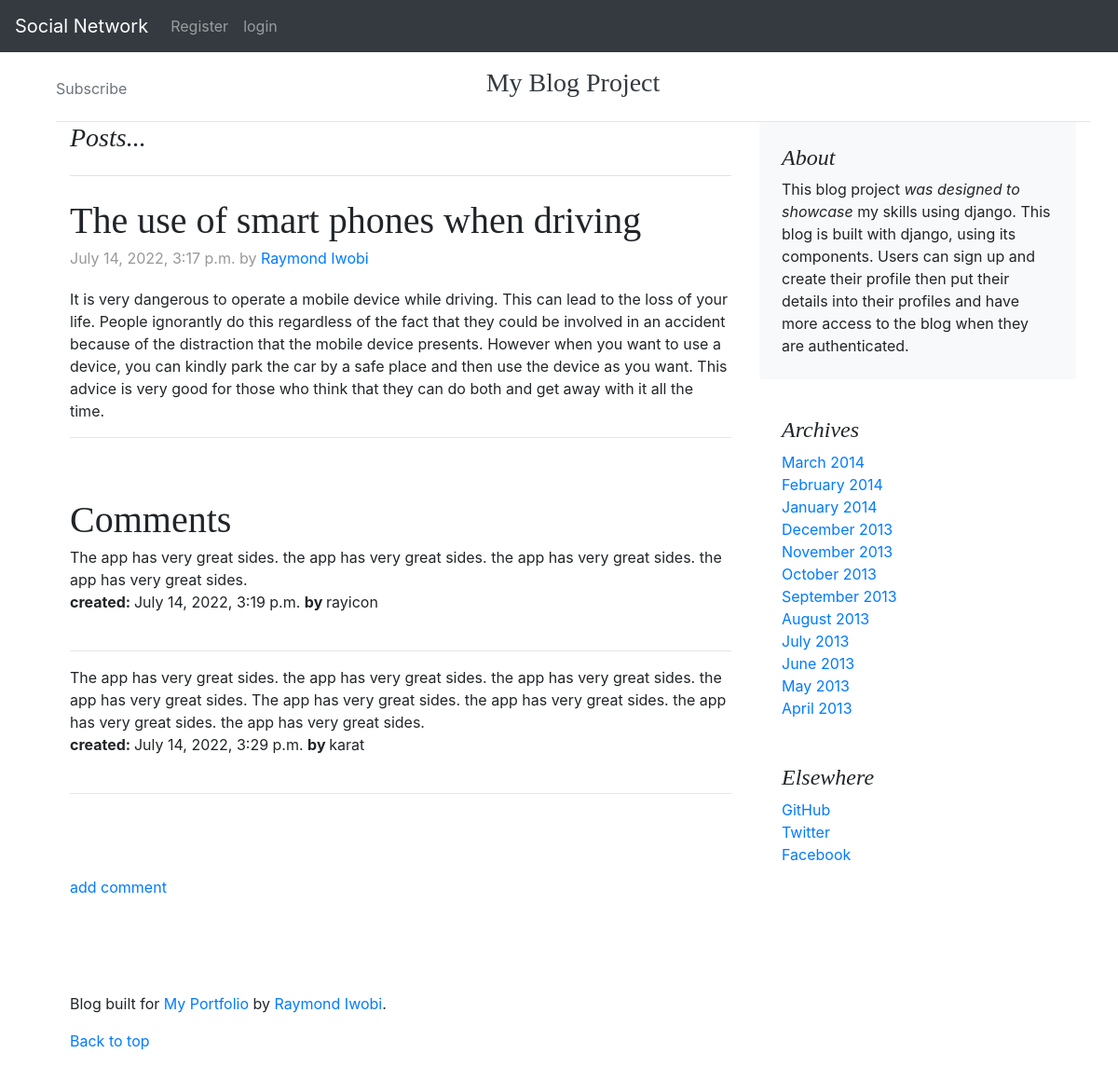
/comments/2/, run on an earlier commit of the app's database.
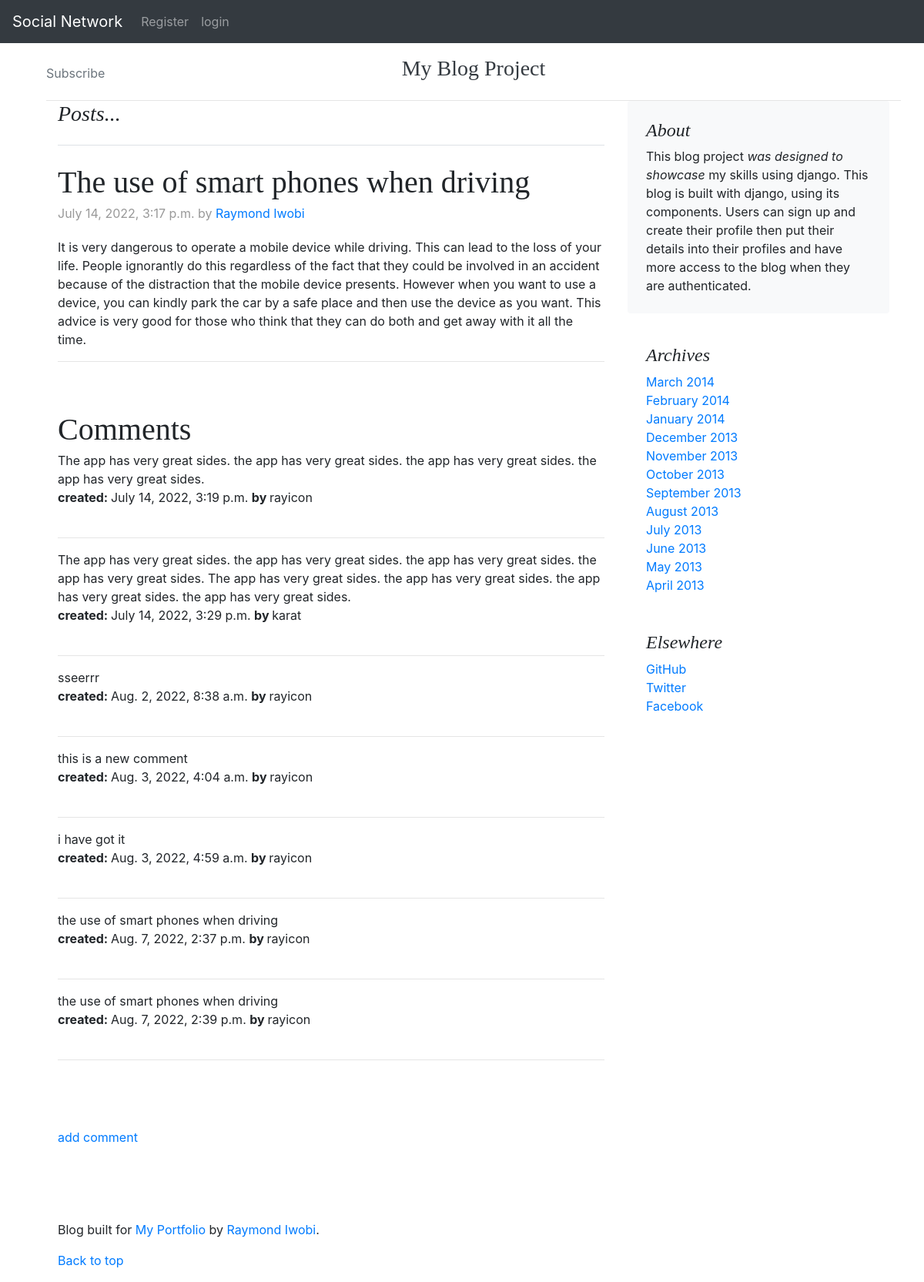
And on a later commit of the database.
### accounts/models.py (models this page shows, shortened)
class Blog(models.Model):
    username = models.ForeignKey(User, null=True, on_delete=models.CASCADE)
    author = models.CharField(max_length=30)
    title = models.TextField(max_length=100)
    content = models.TextField()
    created = models.DateTimeField(auto_now_add=True)

class commentmodel(models.Model):
    blog = models.ForeignKey(Blog, related_name= "comments", on_delete=models.CASCADE)
    author = models.ForeignKey(User, on_delete=models.CASCADE)
    comment = models.TextField()
    created = models.DateTimeField(auto_now_add=True)

### accounts/views.py (the view)
# urls.py: path('comments/<int:pk>/', comments, name='comments'),
def comments(request, pk):
    flax = Blog.objects.get(id=pk)
    context = {'flax':flax}
    return render(request, 'accounts/comment.html', context)

### accounts/templates/accounts/comment.html (shortened to what this page needs)
{% load static %}
{% block content %}
<!doctype html>
<html lang="en">
  <head>
<link href="{% static './assets/dist/css/bootstrap.min.css' %}" rel="stylesheet">
    <link href="{% static 'blog.css' %}" rel="stylesheet">
  </head>
  <body>
    <div class="container">
  <header class="blog-header py-3">
    <div class="row flex-nowrap justify-content-between align-items-center">
      <div class="col-4 pt-1">
        <a class="text-muted" href="{% url 'register' %}">Subscribe</a>
      </div>
      <div class="col-4 text-center">
        <a class="blog-header-logo text-dark" href="#"><h3>My Blog Project</h3></a>
      </div>
    </div>
  </header>
<main role="main" class="container">
  <div class="row">
    <div class="col-md-8 blog-main">
      <h3 class="pb-4 mb-4 font-italic border-bottom">
        Posts...
      </h3>
    <form>
        <div class="blog-post">
            <h2 class="blog-post-title">{{flax.title}}</h2>
            <p class="blog-post-meta">{{flax.created}} by <a href="#">{{flax.author}}</a></p>
            <p>{{flax.content}}</p>
            <hr>
        </div>
    </form>
    <div class="blog-post">
      <h3 class="blog-post-title">Comments</h3>
    {% if not flax.comments.all %}
      <div>no comments added yet</div>
    {% else %}
    {% for comment in flax.comments.all %}
    <div></div>{{comment.comment}}<br>
    <div><strong>created: </strong>{{comment.created}} <strong>by </strong>{{comment.author}}</div><br>
    <hr>
    {% endfor %}
    {% endif %}
    </div>
    <br>
    <div class="btn-btn-primary">
    <a href="{% url 'add-comment' flax.id %}">add comment</a>
    </div>
    </div>
    <aside class="col-md-4 blog-sidebar">
      <div class="p-4 mb-3 bg-light rounded">
        <h4 class="font-italic">About</h4>
        <p class="mb-0">This blog project <em>was designed to showcase</em> my skills using django. This blog is built with django, using its components.
        Users can sign up and create their profile then put their details into their profiles
        and have more access to the blog when they are authenticated.</p>
      </div>
      <div class="p-4">
        <h4 class="font-italic">Archives</h4>
        <ol class="list-unstyled mb-0">
          <li><a href="#">March 2014</a></li>
          <li><a href="#">February 2014</a></li>
          <li><a href="#">January 2014</a></li>
          <li><a href="#">December 2013</a></li>
          <li><a href="#">November 2013</a></li>
          <li><a href="#">October 2013</a></li>
          <li><a href="#">September 2013</a></li>
          <li><a href="#">August 2013</a></li>
          <li><a href="#">July 2013</a></li>
          <li><a href="#">June 2013</a></li>
          <li><a href="#">May 2013</a></li>
          <li><a href="#">April 2013</a></li>
        </ol>
      </div>
      <div class="p-4">
        <h4 class="font-italic">Elsewhere</h4>
        <ol class="list-unstyled">
          <li><a href="#">GitHub</a></li>
          <li><a href="#">Twitter</a></li>
          <li><a href="#">Facebook</a></li>
        </ol>
      </div>
    </aside>
  </div>
</main>
<br>
<br>
<br>
<br>
<footer id="footer" >
  <div class="container" >
  <p>Blog built for <a href="#">My Portfolio</a> by <a href="#">Raymond Iwobi</a>.</p>
  <p>
    <a href="#">Back to top</a>
  </p>
</div>
</div>
</body>
</html>
{% endblock %}

### accounts/templates/base.html (shortened to what this page needs)
{% load static %}
<link href="{% static './assets/css/bootstrap.min.css' %}" rel="stylesheet">
    <link href="{% static 'jumbotron.css' %}" rel="stylesheet">
  </head>
  <body>
    <nav class="navbar navbar-expand-md navbar-dark fixed-top bg-dark">
  <a class="navbar-brand" href="{% url 'home' %}">Social Network</a>
  {% if user.is_authenticated %}
  <div class="collapse navbar-collapse" id="navbarsExampleDefault">
    <ul class="navbar-nav mr-auto">
      <li class="nav-item active">
        <a class="nav-link" href="{% url 'home' %}">Home <span class="sr-only">(current)</span></a>
      </li>
      <li class="nav-item">
        <a class="nav-link" href="{% url 'blogger' %}">Blog</a>
      </li>
      <li class="nav-item">
        <a class="nav-link" href="{% url 'logout' %}">logout</a>
      </li>
      <li class="nav-item">
        <a class="nav-link disabled" href="#" tabindex="-1" aria-disabled="true">Disabled</a>
      </li>
      <li class="nav-item dropdown">
        <a class="nav-link dropdown-toggle" href="#" id="dropdown01" data-toggle="dropdown" aria-haspopup="true" aria-expanded="false">Dropdown</a>
        <div class="dropdown-menu" aria-labelledby="dropdown01">
          <a class="dropdown-item" href="#">Action</a>
          <a class="dropdown-item" href="#">Another action</a>
          <a class="dropdown-item" href="#">Something else here</a>
        </div>
      </li>
    </ul>
    <form class="form-inline my-2 my-lg-0">
      {% csrf_token %}
      <input class="form-control mr-sm-2" type="text" placeholder="Search" aria-label="Search" name="searched">
      <button class="btn btn-outline-success my-2 my-sm-0" type="submit"><a href="{% url 'searchpage' %}">Search</a></button>
    </form>
    {% else %}
    <ul class="navbar-nav mr-auto">
      <li class="nav-item">
        <a class="nav-link" href="{% url 'register' %}">Register</a>
      </li>
      <li class="nav-item">
        <a class="nav-link" href="{% url 'login' %}">login</a>
      </li>
    {% endif %}
</nav>
<div class='hk'>
{% block content %}
{% endblock %}
</div>
</body>
</html>

### accounts/static/jumbotron.css (style rules this page uses)
body { padding-top: 3.5rem; }

### accounts/templates/accounts/blog.css (style rules this page uses)
.blog-header { line-height: 1; border-bottom: 1px solid #e5e5e5; }
.blog-header-logo { font-family: "Playfair Display", Georgia, "Times New Roman", serif; font-size: 2.25rem; }
h1, h2, h3, h4, h5, h6 { font-family: "Playfair Display", Georgia, "Times New Roman", serif; }
.blog-post { margin-bottom: 4rem; }
.blog-post-title { margin-bottom: .25rem; font-size: 2.5rem; }
.blog-post-meta { margin-bottom: 1.25rem; color: #999; }

### accounts/templates/base.html (style rules this page uses)
.hk { margin-left: 30px; }

### accounts/templates/accounts/comment.html (style rules this page uses)
#footer { position: center; }

What changed in the data, as far as the page shows it:
added commentmodel: comment "sseerrr", created "Aug. 2, 2022, 8:38 a.m.", author "rayicon"
added commentmodel: comment "this is a new comment", created "Aug. 3, 2022, 4:04 a.m.", author "rayicon"
added commentmodel: comment "i have got it", created "Aug. 3, 2022, 4:59 a.m.", author "rayicon"
added commentmodel: comment "the use of smart phones when driving", created "Aug. 7, 2022, 2:37 p.m.", author "rayicon"
added commentmodel: comment "the use of smart phones when driving", created "Aug. 7, 2022, 2:39 p.m.", author "rayicon"
